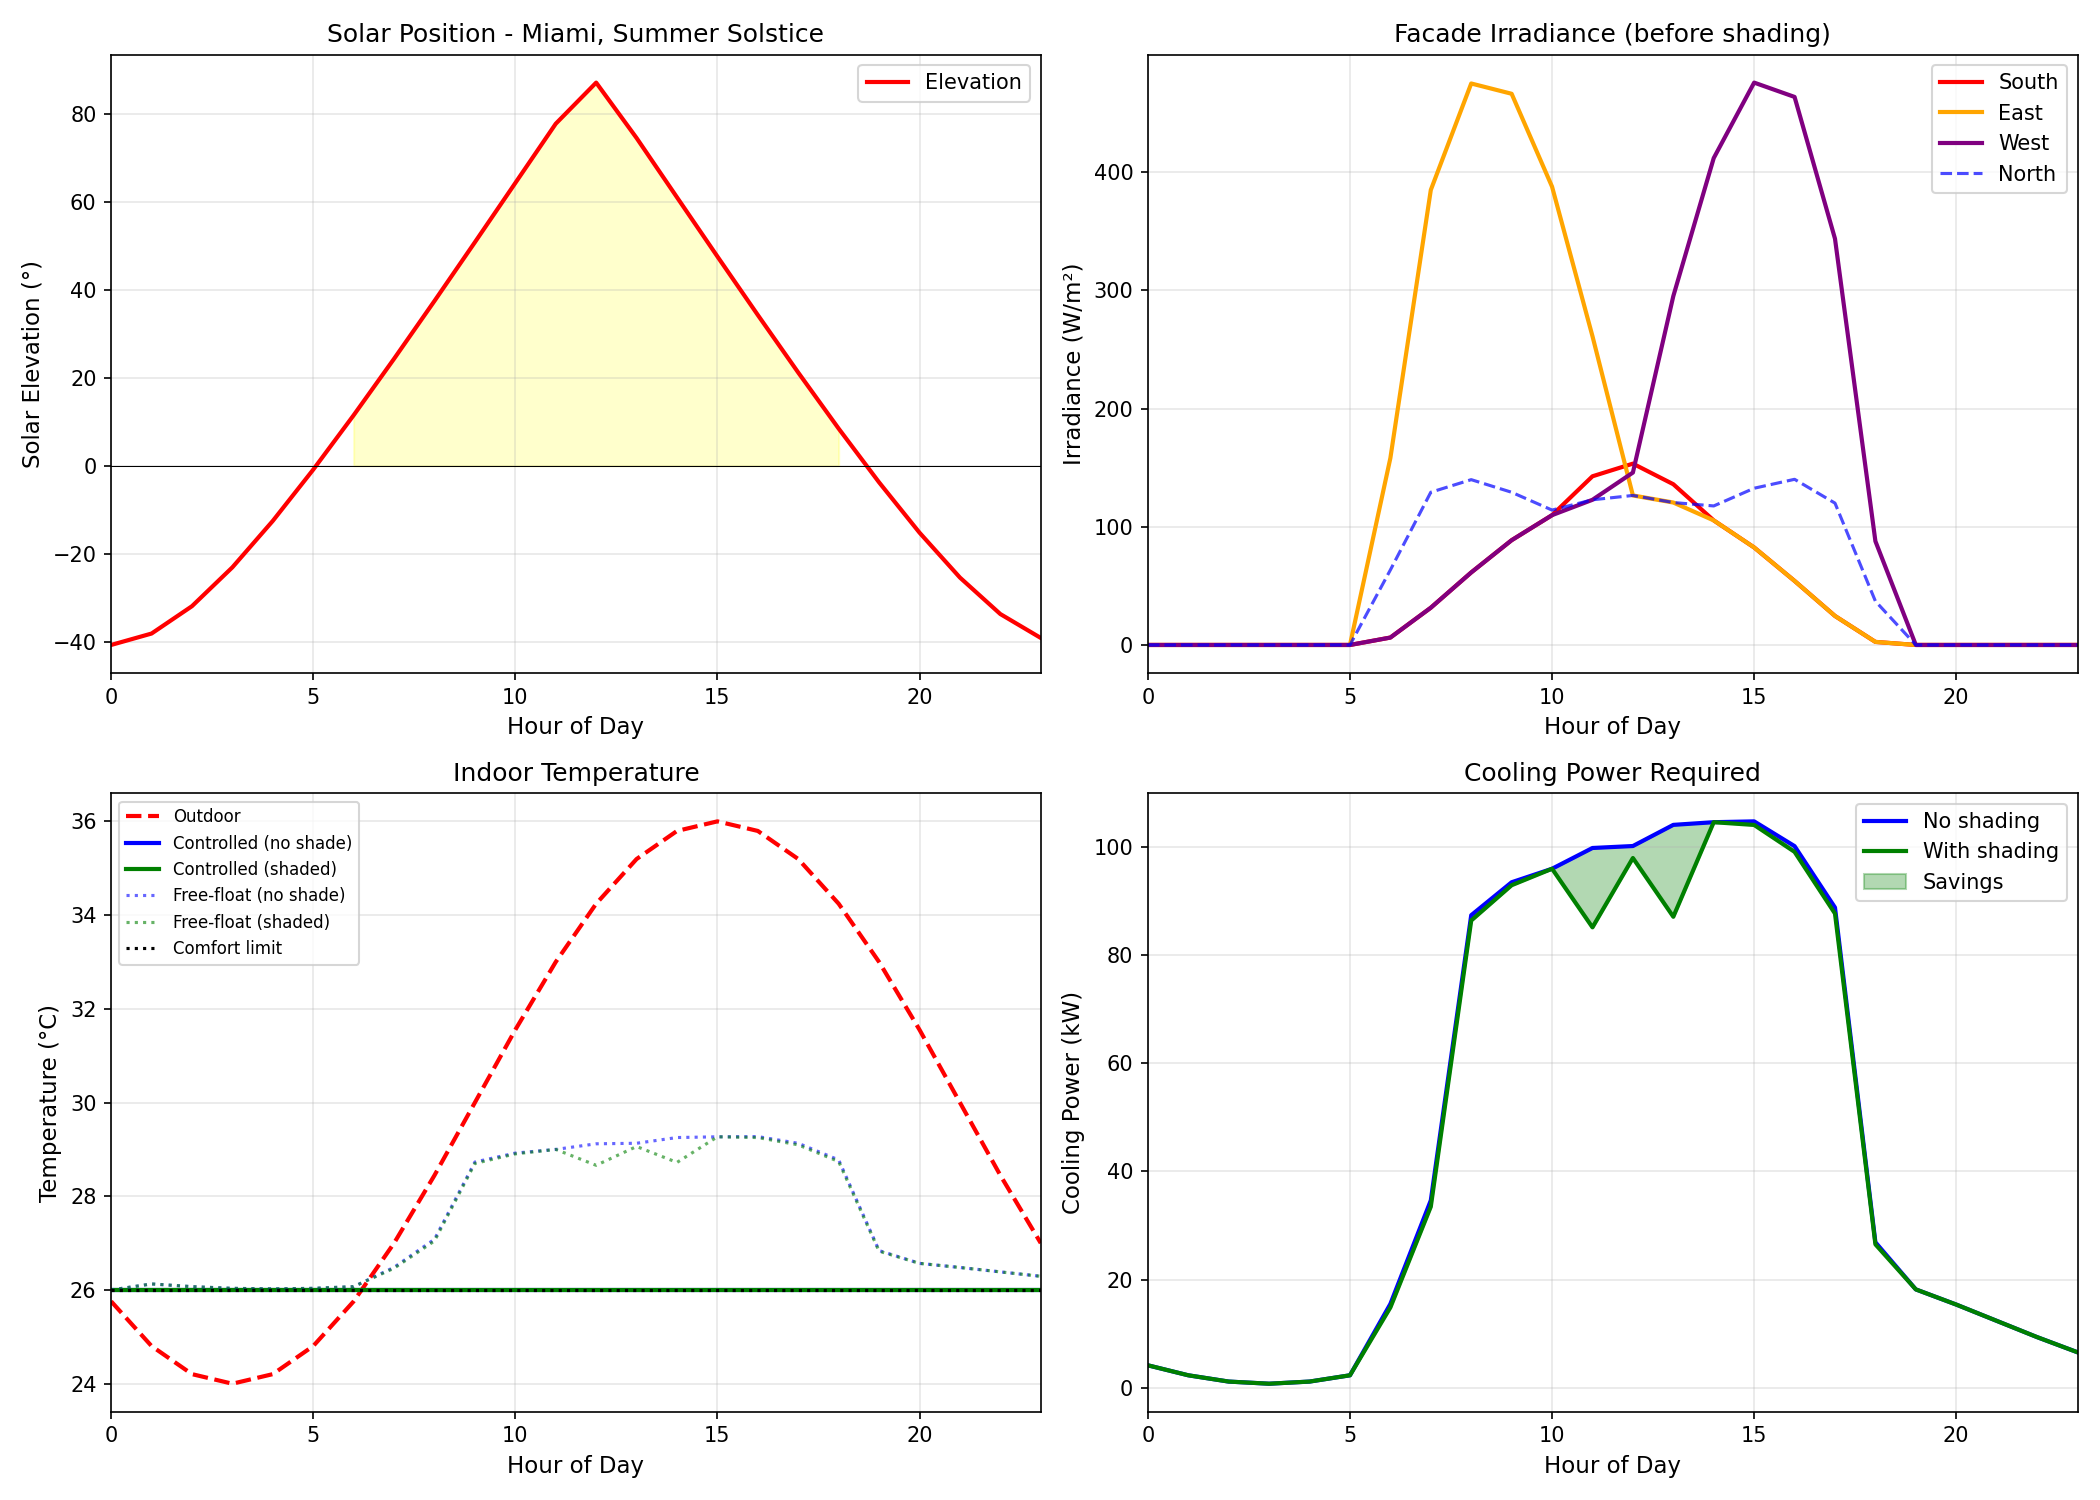

This chart was generated by the following Python code:
"""
Test thermal model with real solar geometry calculations
Uses solar_geometry.py for accurate sun position and facade irradiance
"""

import numpy as np
import matplotlib.pyplot as plt
from thermal_model_v1 import thermal_model_step
import building_params as bp
import miami_climate_params as mcp
from solar_geometry import compute_hourly_facade_solar

# ============================================================================
# LOCATION AND DATE
# ============================================================================
MIAMI_LAT = 25.7617
MIAMI_LON = -80.1918
TZ_OFFSET = -5  # EST

# Test on summer solstice (worst case for cooling)
YEAR, MONTH, DAY = 2024, 6, 21

# ============================================================================
# WEATHER FORCING
# ============================================================================
hours = np.arange(24)

# Outdoor temperature (sinusoidal approximation of summer day)
T_out_mean = 30  # °C (86°F)
T_out_swing = 6  # °C amplitude
T_out = T_out_mean + T_out_swing * np.sin(2*np.pi*(hours - 9)/24)

# ============================================================================
# SOLAR GEOMETRY: Compute facade irradiances and shading
# ============================================================================
print("Computing solar geometry for Miami, FL - Summer Solstice...")

# Baseline: no shading devices
solar_baseline = compute_hourly_facade_solar(
    MIAMI_LAT, MIAMI_LON, YEAR, MONTH, DAY,
    timezone_offset=TZ_OFFSET,
    cloud_factor=0.7,  # Partly cloudy
    overhang_depth_south=0.0,  # No overhang
    fin_depth_east=0.0,
    fin_depth_west=0.0
)

# With shading: 1.0m south overhang + 0.5m E/W fins
solar_shaded = compute_hourly_facade_solar(
    MIAMI_LAT, MIAMI_LON, YEAR, MONTH, DAY,
    timezone_offset=TZ_OFFSET,
    cloud_factor=0.7,
    overhang_depth_south=1.0,  # 1m overhang
    fin_depth_east=0.5,
    fin_depth_west=0.5
)

# ============================================================================
# INTERNAL GAINS SCHEDULE
# ============================================================================
Q_internal = np.where(
    (hours >= 8) & (hours <= 17),
    bp.Q_INTERNAL_OCCUPIED,
    bp.Q_INTERNAL_UNOCCUPIED
)

# ============================================================================
# HELPER: Run simulation for all facades
# ============================================================================
def run_simulation_all_facades(solar_data, use_shading=False):
    """
    Run thermal model accounting for all facades.

    Returns lists of results for each hour.
    """
    T_free_list = [mcp.COMFORT['summer_comfort_upper']]
    T_ctrl_list = [mcp.COMFORT['summer_comfort_upper']]
    Q_cooling_list = []
    Q_solar_total_list = []
    Q_solar_by_facade = {'south': [], 'north': [], 'east': [], 'west': []}

    for hr in range(24):
        # Calculate solar heat gain for each facade
        Q_solar_facades = {}
        for facade in ['south', 'north', 'east', 'west']:
            I_facade = solar_data[f'I_{facade}'][hr]
            A_win = bp.WINDOW_AREAS[facade]

            # Apply shading fraction (only for S, E, W)
            if use_shading and facade in ['south', 'east', 'west']:
                f_shade = solar_data[f'f_shade_{facade}'][hr]
            else:
                f_shade = 0.0

            Q_solar_facades[facade] = A_win * bp.ENVELOPE_BASELINE['SHGC'] * I_facade * (1 - f_shade)
            Q_solar_by_facade[facade].append(Q_solar_facades[facade])

        # Total solar gain from all facades
        Q_solar_total = sum(Q_solar_facades.values())
        Q_solar_total_list.append(Q_solar_total)

        # Envelope conduction
        Q_envelope = bp.UA_ENVELOPE * (T_out[hr] - T_ctrl_list[-1])

        # Total heat input
        Q_total = Q_solar_total + Q_internal[hr] + Q_envelope

        # Temperature change (free-float)
        dt = 3600  # 1 hour
        dT_free = (Q_total * dt) / bp.C_EFFECTIVE
        T_free = T_ctrl_list[-1] + dT_free
        T_free_list.append(T_free)

        # Controlled temperature
        T_comfort_max = mcp.COMFORT['summer_comfort_upper']
        if T_free > T_comfort_max:
            Q_cooling = (T_free - T_comfort_max) * bp.C_EFFECTIVE / dt
            T_ctrl = T_comfort_max
        else:
            Q_cooling = 0
            T_ctrl = T_free

        T_ctrl_list.append(T_ctrl)
        Q_cooling_list.append(Q_cooling)

    return {
        'T_free': T_free_list,
        'T_ctrl': T_ctrl_list,
        'Q_cooling': Q_cooling_list,
        'Q_solar_total': Q_solar_total_list,
        'Q_solar_by_facade': Q_solar_by_facade
    }

# ============================================================================
# RUN SIMULATIONS
# ============================================================================
print("Running baseline simulation (no shading)...")
results_baseline = run_simulation_all_facades(solar_baseline, use_shading=False)

print("Running shaded simulation (1m overhang + 0.5m fins)...")
results_shaded = run_simulation_all_facades(solar_shaded, use_shading=True)

# ============================================================================
# PLOTTING
# ============================================================================
fig, axes = plt.subplots(2, 2, figsize=(14, 10))

# Plot 1: Solar Position
ax1 = axes[0, 0]
ax1.plot(hours, solar_baseline['elevation'], 'r-', label='Elevation', linewidth=2)
ax1.fill_between(hours, 0, solar_baseline['elevation'],
                  where=solar_baseline['elevation']>0, alpha=0.2, color='yellow')
ax1.axhline(0, color='k', linestyle='-', linewidth=0.5)
ax1.set_ylabel('Solar Elevation (°)', fontsize=11)
ax1.set_xlabel('Hour of Day', fontsize=11)
ax1.set_title('Solar Position - Miami, Summer Solstice')
ax1.legend()
ax1.grid(True, alpha=0.3)
ax1.set_xlim(0, 23)

# Plot 2: Facade Irradiances
ax2 = axes[0, 1]
ax2.plot(hours, solar_baseline['I_south'], 'r-', label='South', linewidth=2)
ax2.plot(hours, solar_baseline['I_east'], 'orange', label='East', linewidth=2)
ax2.plot(hours, solar_baseline['I_west'], 'purple', label='West', linewidth=2)
ax2.plot(hours, solar_baseline['I_north'], 'b--', label='North', linewidth=1.5, alpha=0.7)
ax2.set_ylabel('Irradiance (W/m²)', fontsize=11)
ax2.set_xlabel('Hour of Day', fontsize=11)
ax2.set_title('Facade Irradiance (before shading)')
ax2.legend()
ax2.grid(True, alpha=0.3)
ax2.set_xlim(0, 23)

# Plot 3: Temperature
ax3 = axes[1, 0]
ax3.plot(hours, T_out, 'r--', label='Outdoor', linewidth=2)
ax3.plot(hours, results_baseline['T_ctrl'][:-1], 'b-', label='Controlled (no shade)', linewidth=2)
ax3.plot(hours, results_shaded['T_ctrl'][:-1], 'g-', label='Controlled (shaded)', linewidth=2)
ax3.plot(hours, results_baseline['T_free'][:-1], 'b:', label='Free-float (no shade)', linewidth=1.5, alpha=0.6)
ax3.plot(hours, results_shaded['T_free'][:-1], 'g:', label='Free-float (shaded)', linewidth=1.5, alpha=0.6)
ax3.axhline(mcp.COMFORT['summer_comfort_upper'], color='k', linestyle=':',
            label='Comfort limit', linewidth=1.5)
ax3.set_ylabel('Temperature (°C)', fontsize=11)
ax3.set_xlabel('Hour of Day', fontsize=11)
ax3.set_title('Indoor Temperature')
ax3.legend(fontsize=8)
ax3.grid(True, alpha=0.3)
ax3.set_xlim(0, 23)

# Plot 4: Cooling Power
ax4 = axes[1, 1]
ax4.plot(hours, np.array(results_baseline['Q_cooling'])/1000, 'b-',
         label='No shading', linewidth=2)
ax4.plot(hours, np.array(results_shaded['Q_cooling'])/1000, 'g-',
         label='With shading', linewidth=2)
ax4.fill_between(hours,
                  np.array(results_shaded['Q_cooling'])/1000,
                  np.array(results_baseline['Q_cooling'])/1000,
                  alpha=0.3, color='green', label='Savings')
ax4.set_ylabel('Cooling Power (kW)', fontsize=11)
ax4.set_xlabel('Hour of Day', fontsize=11)
ax4.set_title('Cooling Power Required')
ax4.legend()
ax4.grid(True, alpha=0.3)
ax4.set_xlim(0, 23)

plt.tight_layout()
plt.savefig('test_with_solar_geometry.png', dpi=150)
print("\nPlot saved: test_with_solar_geometry.png")

# ============================================================================
# DETAILED METRICS
# ============================================================================
print(f"\n{'='*70}")
print(f"SUMMER SOLSTICE PERFORMANCE SUMMARY - MIAMI, FL")
print(f"{'='*70}")

# Cooling energy
cooling_baseline_kWh = sum(results_baseline['Q_cooling']) / 1e3
cooling_shaded_kWh = sum(results_shaded['Q_cooling']) / 1e3

print(f"\nCOOLING ENERGY:")
print(f"  Baseline (no shading):    {cooling_baseline_kWh:.1f} kWh/day")
print(f"  With shading devices:     {cooling_shaded_kWh:.1f} kWh/day")
print(f"  Reduction:                {(1 - cooling_shaded_kWh/cooling_baseline_kWh)*100:.1f}%")

# Peak cooling
peak_baseline = max(results_baseline['Q_cooling']) / 1000
peak_shaded = max(results_shaded['Q_cooling']) / 1000

print(f"\nPEAK COOLING POWER:")
print(f"  Baseline:  {peak_baseline:.1f} kW")
print(f"  Shaded:    {peak_shaded:.1f} kW")
print(f"  Reduction: {(1 - peak_shaded/peak_baseline)*100:.1f}%")

# Solar gains by facade
print(f"\nSOLAR HEAT GAIN BY FACADE (daily total, kWh):")
print(f"  {'Facade':<8} {'Baseline':>12} {'Shaded':>12} {'Reduction':>12}")
print(f"  {'-'*44}")
for facade in ['south', 'east', 'west', 'north']:
    Q_base = sum(results_baseline['Q_solar_by_facade'][facade]) / 1e3
    Q_shad = sum(results_shaded['Q_solar_by_facade'][facade]) / 1e3
    reduction = (1 - Q_shad/Q_base)*100 if Q_base > 0 else 0
    print(f"  {facade.capitalize():<8} {Q_base:>10.1f} {Q_shad:>12.1f} {reduction:>10.1f}%")

total_base = sum(results_baseline['Q_solar_total']) / 1e3
total_shad = sum(results_shaded['Q_solar_total']) / 1e3
print(f"  {'-'*44}")
print(f"  {'TOTAL':<8} {total_base:>10.1f} {total_shad:>12.1f} {(1-total_shad/total_base)*100:>10.1f}%")

# Shading effectiveness
print(f"\nSHADING DEVICE EFFECTIVENESS:")
print(f"  South overhang (1.0m): Peak shading = {max(solar_shaded['f_shade_south'])*100:.0f}%")
print(f"  East fins (0.5m):      Peak shading = {max(solar_shaded['f_shade_east'])*100:.0f}%")
print(f"  West fins (0.5m):      Peak shading = {max(solar_shaded['f_shade_west'])*100:.0f}%")

print(f"\n{'='*70}")
